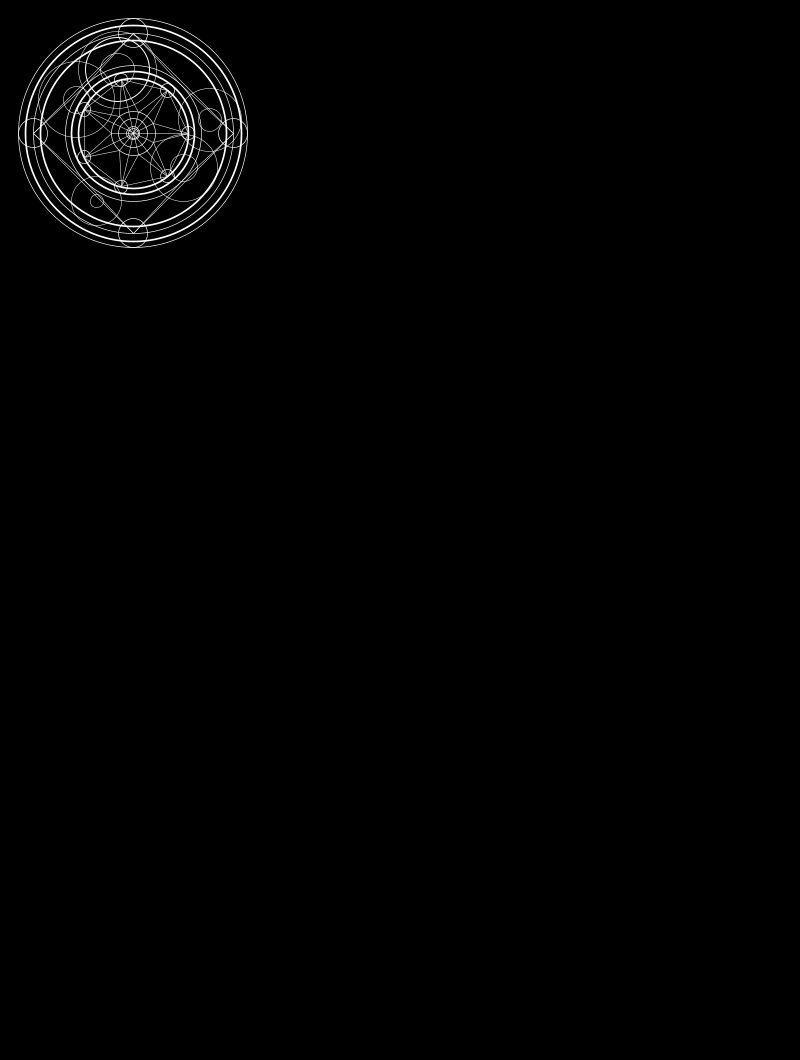
Frame 1 (no input)
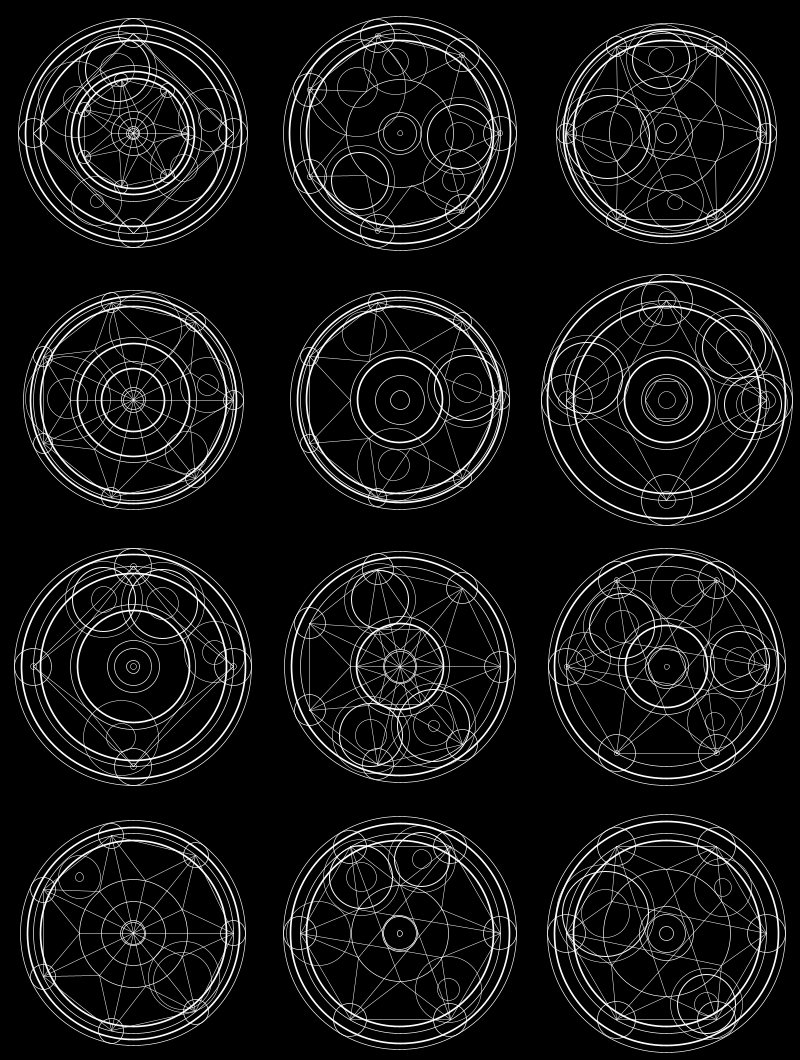
Frame 60 (the mouse pressed at the canvas centre just before this capture)
Frame 120 (the mouse held since frame 60 and released just before this capture): identical to frame 60, image omitted

The Processing sketch that drew these frames (run headless with seeded random() and noise(); from frame 60 on, the mouse is pressed at the canvas centre):

// Processing sketch: fancy_circles
// ── fancy_circles.pde
/*
  Fancy Circles
  -------------
  This program creates interesting looking circle designs. 
 
  Press the space bar to export the current displayed results as an image with transparent background
  
  written by Adrian Margel, Summer 2019
*/

public class Vector {
  public float x;
  public float y;
  public Vector(float x, float y) {
    this.x=x;
    this.y=y;
  }
  public Vector(Vector vec) {
    this.x=vec.x;
    this.y=vec.y;
  }
  public void addVec(Vector vec) {
    x+=vec.x;
    y+=vec.y;
  }
  public void subVec(Vector vec) {
    x-=vec.x;
    y-=vec.y;
  }
  public void sclVec(float scale) {
    x*=scale;
    y*=scale;
  }
  public void nrmVec(){
    sclVec(1/getMag());
  }
  public void nrmVec(float mag){
    sclVec(mag/getMag());
  }
  public void limVec(float lim){
    float mag=getMag();
    if(mag>lim){
      sclVec(lim/mag);
    }
  }
  public float getAng() {
    return atan2(y, x);
  }
  public float getAng(Vector vec) {
    return atan2(vec.y-y, vec.y-x);
  }
  public float getMag() {
    return sqrt(sq(x)+sq(y));
  }
  public float getMag(Vector vec) {
    return sqrt(sq(vec.x-x)+sq(vec.y-y));
  }
  public void rotVec(float rot){
    float mag=getMag();
    float ang=getAng();
    ang+=rot;
    x=cos(ang)*mag;
    y=sin(ang)*mag;
  }
}

//Node acts to hold a circle.
//Node is used rather than just circle directly to make it easier to ass support for new shapes.
class Node{
  Vector pos;
  //unimplimented variable for animating rotation
  float rot;
  Circle target;
  Node(Vector p,Circle t,float r){
    pos=new Vector(p);
    target=t;
    rot=r;
  }
  void display(Vector offset,float offRot){
    if(target!=null){
      Vector rotPos=new Vector(pos);
      rotPos.rotVec(offRot);
      Vector realPos=new Vector(rotPos);
      realPos.addVec(offset);
      target.display(realPos,offRot+rot,true);
    }
  }
}

class Line{
  //connection points
  Node c1;
  Node c2;
  float thickness;
  Line(Node tc1,Node tc2, float th){
    c1=tc1;
    c2=tc2;
    thickness=th;
  }
  void display(Vector offset,float offRot){
    Vector rotPos1=new Vector(c1.pos);
    rotPos1.rotVec(offRot);
    Vector realPos1=new Vector(rotPos1);
    realPos1.addVec(offset);
    
    Vector rotPos2=new Vector(c2.pos);
    rotPos2.rotVec(offRot);
    Vector realPos2=new Vector(rotPos2);
    realPos2.addVec(offset);
    
    img.strokeWeight(thickness*zoom*thickMulti);
    img.line(realPos1.x*zoom,realPos1.y*zoom,realPos2.x*zoom,realPos2.y*zoom);
  }
}

class Circle{
  Vector pos;
  float size;
  float thickness;
  ArrayList<Circle> children;//holds real data of children
  //unimplimented rotation animation variables
  float rot;
  float spin;
  
  boolean visible;
  
  ArrayList<Node> special;//holds structural data about children;
  ArrayList<Line> lines;
  
  //how wide any child circles are on the edge of the circle
  float cornerWide;
  Circle(Vector p, float s, float th,float sp){
    children=new ArrayList<Circle>();
    special=new ArrayList<Node>();
    lines=new ArrayList<Line>();
    pos=new Vector(p);
    size=s;
    thickness=th;
    spin=sp;
    
    visible=true;
  }
  Circle(Vector p, float s, float th,float sp,boolean vis){
    children=new ArrayList<Circle>();
    special=new ArrayList<Node>();
    lines=new ArrayList<Line>();
    pos=new Vector(p);
    size=s;
    thickness=th;
    spin=sp;
    
    visible=vis;
  }
  void move(){
    rot+=spin;
    for(Circle child: children){
      child.move();
    }
  }
  void display(Vector offset,float offRot){
    display(offset,offRot,visible);
  }
  void display(Vector offset,float offRot,boolean vis){
    if(vis){
      Vector rotPos=new Vector(pos);
      rotPos.rotVec(offRot);
      Vector realPos=new Vector(rotPos);
      realPos.addVec(offset);
      img.strokeWeight(thickness*zoom*thickMulti);
      img.ellipse(realPos.x*zoom,realPos.y*zoom,size*zoom,size*zoom);
      for(Circle child: children){
        child.display(realPos,rot+offRot);
      }
      for(Node child: special){
        child.display(realPos,rot+offRot);
      }
      for(Line ln: lines){
        ln.display(realPos,rot+offRot);
      }
    }
  }
  
  //generation method to create the circle
  //this method's code is mostly arbirtary and was built to create aesthetically pleasing results
  void generate(int depth,boolean limited){
    if(size<100){
      return;
    }
    Circle centerSmall=null;
    float chance=0;
    if(size>channel*channelMod){
      boolean birth=false;
      if(depth==1){
        chance=0.9;
      }else if(depth==2){
        chance=0.5;
      }else{
        chance=0.4;
      }
      if(random(0,1)<chance){
        if(size>200){
          if(limited){
            children.add(new Circle(new Vector(0,0),size-channel,3,spin));
          }else{
            children.add(new Circle(new Vector(0,0),size-channel,5,spin));
          }
          birth=true;
        }
      }
      if(depth==1){
        chance=0.9;
      }else if(depth==2){
        chance=0.8;
      }else{
        chance=0.4;
      }
      if(random(0,1)<chance){
        if(limited){
          children.add(new Circle(new Vector(0,0),random((size-channel*channelMod)*0.5,(size-channel*channelMod)*0.8),1.5,spin));
        }else{
          children.add(new Circle(new Vector(0,0),random((size-channel*channelMod)*0.5,(size-channel*channelMod)*0.8),2,spin));
        }
        centerSmall=lastChild();
        birth=true;
      }
      if(birth){
        genLast(depth,limited);
      }
    }
    
    if(limited){
      return;
    }
    
    
    if(depth==1){
      chance=1;
    }else if(depth==2){
      chance=0.1;
    }else{
      chance=0.3;
    }
    
    if(random(0,1)<chance){
      float newThick=1.5;
      
      int nodes=(int)random(4,8);
      float rad=size/2;
      float sizeMax=sqrt(2*(1-cos(TWO_PI/nodes)))*rad;
      
      //this is now the last child which will be used
      cornerWide=random(0.2,0.4)*sizeMax;
      if(size>300){
        children.add(new Circle(new Vector(0,0),cornerWide,2,spin,true));
        genLast(depth,true);
      }else{
        children.add(new Circle(new Vector(0,0),0,0,spin,false));
      }
      
      Node lastAdd=null;
      Node firstAdd=null;
      for(int i=0;i<nodes;i++){
        float tAng=TWO_PI*i/nodes;
        Node newAdd=new Node(new Vector(cos(tAng)*rad,sin(tAng)*rad),lastChild(),tAng);
        special.add(newAdd);
        if(lastAdd!=null){
          lines.add(new Line(lastAdd,newAdd,newThick));
        }else{
          firstAdd=newAdd;
        }
        lastAdd=newAdd;
      }
      lines.add(new Line(firstAdd,lastAdd,newThick));
      if(centerSmall!=null){
        if(depth==1){
          chance=1;
        }else{
          chance=0.8;
        }
        boolean sideChannel=random(0,1)<chance;
        if(depth==1){
          chance=0.8;
        }else{
          if(nodes%2==1){
            chance=0.5;
          }else{
            chance=0;
          }
        }
        if(nodes==4){
          chance=0;
        }
        boolean centerChannel=random(0,1)<chance;
        
        if(sideChannel||centerChannel){
          float tRad=centerSmall.size/2;
          for(int i=0;i<nodes;i++){
            float tAng=TWO_PI*(i+0.5)/nodes;
            Node newAdd=new Node(new Vector(cos(tAng)*tRad,sin(tAng)*tRad),null,tAng);
            special.add(newAdd);
            //lines.add(new Line(special.get(i),newAdd,thickness));
            if(sideChannel){
              lines.add(new Line(special.get(i),newAdd,newThick));
              lines.add(new Line(special.get((i+1)%nodes),newAdd,newThick));
            }
            if(centerChannel){
              lines.add(new Line(special.get((i+ceil(nodes/2f))%nodes),newAdd,newThick));
            }
          }
        }
      }
    }
    if(depth==1){
      chance=1;
    }else{
      chance=0;
    }
    if(random(0,1)<chance){
      float randomCircles=(int)random(3,6);
      float ang=random(0,TWO_PI);
      float wide=size+cornerWide;
      
      for(int i=0;i<randomCircles;i++){
        ang+=TWO_PI/randomCircles*random(0.4,1.6);
        float mag=random(wide/2*0.5,wide/2*0.7);
        float newSize=random(0.6,1)*(wide/2-mag)*2;
        
        children.add(new Circle(new Vector(cos(ang)*mag,sin(ang)*mag),newSize,1.5,spin,true));
        genLast(depth,true);
      }
      
      
    }
  }
  
  //creates a circle around this circle and it's children large enough to contain the entire shape.
  void contain(){
    float wide=size+cornerWide;
    children.add(new Circle(new Vector(0,0),wide,2,spin));
    children.add(new Circle(new Vector(0,0),wide-channel/channelMod2,5,spin));
  }
  
  Circle lastChild(){
    return children.get(children.size()-1);
  }
  //generate the last child to be created
  void genLast(int depth,boolean limited){ 
    children.get(children.size()-1).generate(depth+1,limited);
  }
}

//variables to tweak some of the minor generation settings
float channel=40;//40
float channelMod=2;//2
float channelMod2=1;//2
float thickMulti=1;//1

//the circle that will be used to display generated circles
Circle seed;
//initial display position for the seed
float x=400;
float y=400;

//zoom
float zoom=1/3f;
//image to hold the circles, this allows for exporting images with tranparent backgrounds
PGraphics img;

void setup(){
  size(800,1060);
  img = createGraphics(800, 1060);
}
void draw(){
  background(0);
  
  //regenerate the circle
  seed= new Circle(new Vector(0,0),600,2,0);
  seed.generate(1,false);
  seed.contain();
  
  //unused method for doing animations
  //seed.move();
  
  //display circle
  img.beginDraw();
  img.noFill();
  img.stroke(255);
  seed.display(new Vector(x,y),0);
  img.endDraw();
  
  //draw circle to the canvas
  image(img, 0, 0);
  
  //change the circle's position
  x+=800;
  if(x*zoom>800){
    x=400;
    y+=800;
  }
}

//if space is pressed export an image
void keyPressed(){
  if(key==' '){
    img.save("fancy_circles.png");
    println("exported image");
  }
}
